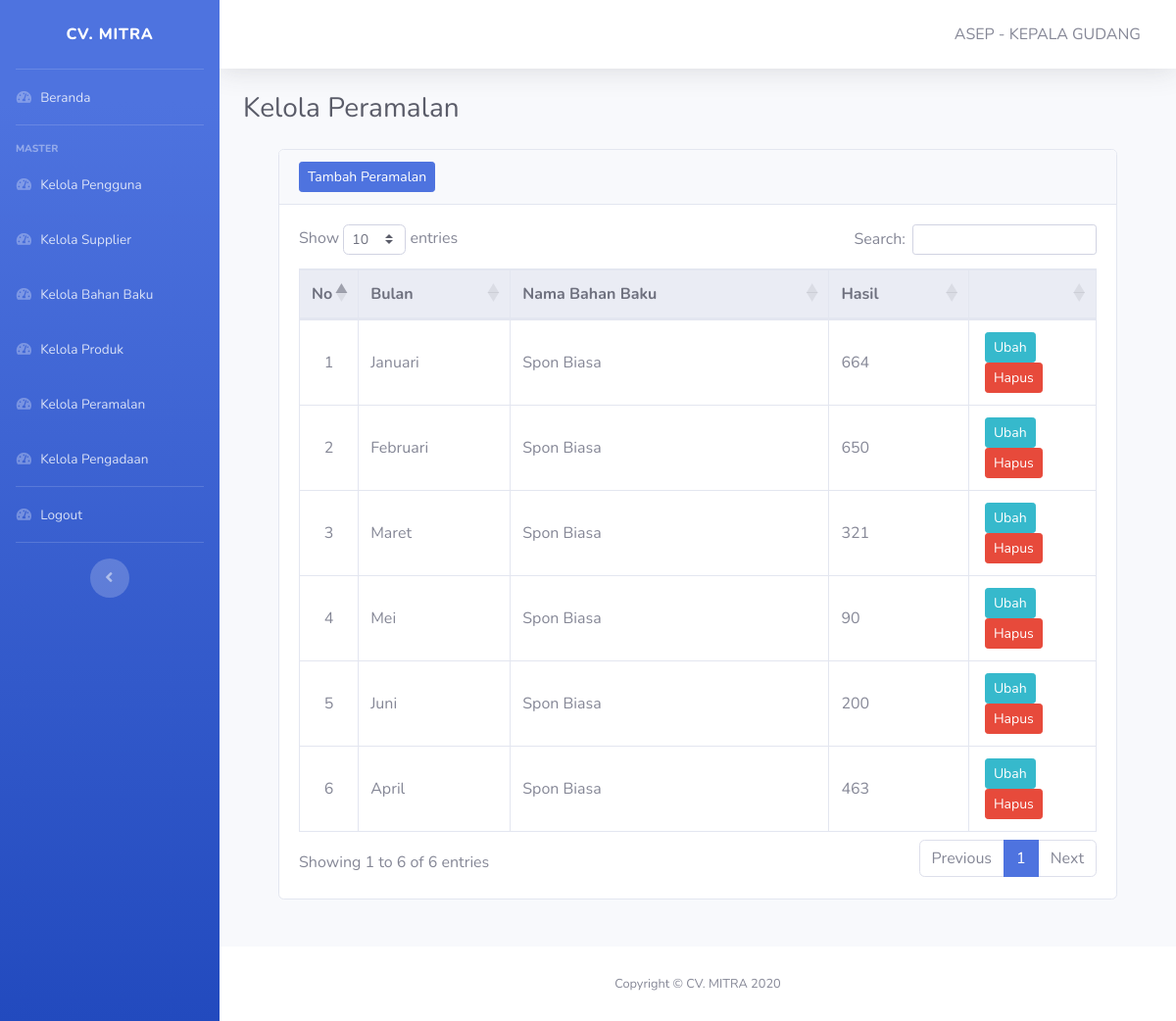
/pages/admin/kelola-peramalan.php (signed in), run on an earlier commit of the app's database.
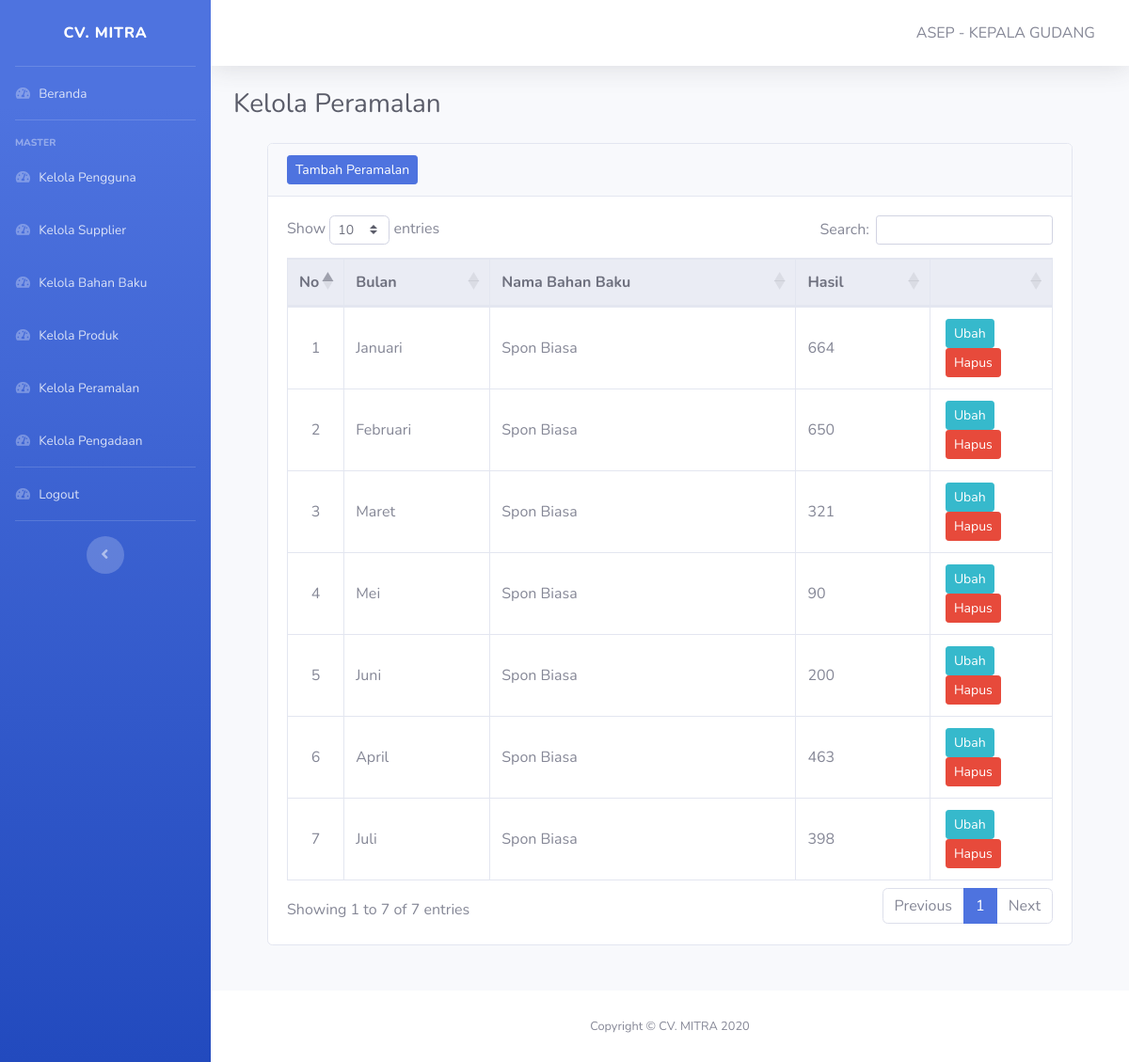
And on a later commit of the database.
### tables this page shows
CREATE TABLE IF NOT EXISTS `peramalan` (
  `id_peramalan` int(11) NOT NULL,
  `bulan` varchar(30) NOT NULL,
  `hasil` int(11) DEFAULT '0',
  `id_bahanbaku` varchar(6) NOT NULL,
  `id_user` int(11) NOT NULL,
  PRIMARY KEY (`id_peramalan`),
  KEY `id_user` (`id_user`),
  KEY `id_bahanbaku` (`id_bahanbaku`),
  CONSTRAINT `peramalan_ibfk_1` FOREIGN KEY (`id_user`) REFERENCES `user` (`id_user`),
  CONSTRAINT `peramalan_ibfk_2` FOREIGN KEY (`id_bahanbaku`) REFERENCES `bahanbaku` (`id_bahanbaku`)
);

CREATE TABLE IF NOT EXISTS `bahanbaku` (
  `id_bahanbaku` varchar(6) NOT NULL,
  `nama_bahanbaku` varchar(40) NOT NULL,
  `satuan_bahanbaku` varchar(10) NOT NULL,
  `harga` varchar(20) NOT NULL,
  `id_supplier` int(11) NOT NULL,
  PRIMARY KEY (`id_bahanbaku`),
  KEY `id_supplier` (`id_supplier`),
  CONSTRAINT `bahanbaku_ibfk_2` FOREIGN KEY (`id_supplier`) REFERENCES `supplier` (`id_supplier`)
);

### pages/admin/kelola-peramalan.php (the view, shortened to what this page needs)
<!DOCTYPE html>
<html lang="en">
<head>
    <?php include '../../layout/header.php' ?>
</head>
<body id="page-top">
    <div id="wrapper">
        <?php include '../../layout/sidebar-admin.php' ?>
        <div id="content-wrapper" class="d-flex flex-column">
            <div id="content">
                <?php include '../../layout/topbar.php' ?>
                <div class="container-fluid">
                    <div class="d-sm-flex align-items-center justify-content-between mb-4">
                        <h1 class="h3 mb-0 text-gray-800">Kelola Peramalan</h1>
                    </div>
                    <div class="container row-12">
                        <div class="col">
                            <div class="card mb-5">
                                <div class="card-header">
                                    <div class="nav-item">
                                        <a href="tambah-peramalan.php" class="btn btn-sm btn-primary">Tambah Peramalan</a>
                                    </div>
                                </div>
                                <div class="card-body">
                                    <table class="table table-responsive-lg table-hover table-bordered" id="Table">
                                        <thead class="thead-light text-center">
                                            <tr>
                                                <th width=6%>No</th>
                                                <th>Bulan</th>
                                                <th>Nama Bahan Baku</th>
                                                <th>Hasil</th>
                                                <th width=16%></th>
                                            </tr>
                                        </thead>
                                        <tbody>
                                            <?php
                                            include "../../koneksi.php";
                                            $no = 1;
                                            $data = mysqli_query($koneksi, "SELECT * FROM peramalan p JOIN bahanbaku b WHERE p.id_bahanbaku = b.id_bahanbaku");
                                            if (mysqli_num_rows($data) == 0) {
                                                ?>
                                                <tr>
                                                    <td colspan="7" class="text-center font-weight-bold">Data Kosong</td>
                                                </tr>
                                                <?php
                                                } else {
                                                    while ($item = mysqli_fetch_array($data)) {
                                                        ?>
                                                    <tr>
                                                        <td class="text-center align-middle"><?php echo $no++; ?></td>
                                                        <td class="align-middle"><?php echo $item['bulan']; ?></td>
                                                        <td class="align-middle"><?php echo $item['nama_bahanbaku']; ?></td>
                                                        <td class="align-middle"><?php echo $item['hasil']; ?></td>
                                                        <td class="text-center">
                                                            <a href="ubah-peramalan.php?id=<?php echo $item['id_peramalan'] ?>" class="btn btn-info btn-sm mx-1 float-left">Ubah</a>
                                                            <form action="hapus-peramalan.php?id=<?php echo $item['id_peramalan'] ?>" method="post">
                                                                <button type="submit" class="btn btn-danger btn-sm mx-1 float-left">Hapus</button>
                                                            </form>
                                                        </td>
                                                    </tr>
                                            <?php
                                                }
                                            }
                                            ?>
                                        </tbody>
                                    </table>
                                </div>
                            </div>
                        </div>
                    </div>
                </div>
            </div>
            <?php include '../../layout/footer.php' ?>
        </div>
    </div>
</body>
</html>

What changed in the data, as far as the page shows it:
added peramalan: bulan "Juli", id_bahanbaku.nama_bahanbaku "Spon Biasa", hasil "398"
Also different on the page:
text written by a page script: "Show entries Search: Showing 1 to 6 of 6 entries Previous 1 Next" → "Show entries Search: Showing 1 to 7 of 7 entries Previous 1 Next"
